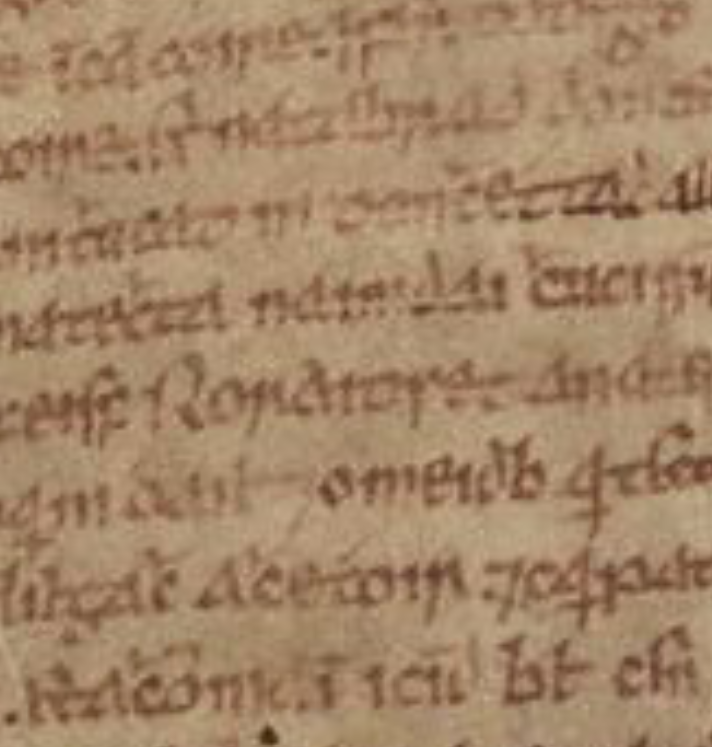
#> input picture Pic/pic1.png, 712 x 747 px, found by its file name
$ python Mix_im.py
#> lines starting #> are read from the running program, lines starting #| are printed output that depends on the picture
#!/usr/bin/env python3
# -*- coding: utf-8 -*-
"""
Created on Wed May 27 19:02:35 2020

@author: fangchenfeng
"""

# This is a script for trying the mixture of image containing documents
import matplotlib.pyplot as plt
import matplotlib.image as mpimg
import numpy as np

from sklearn.decomposition import FastICA

from skimage import data
from skimage.color import rgb2gray

n = 255

# load images and convert them
img1=mpimg.imread('pic1.png')
#> img1 is the input picture: shape (747, 712, 4) float32; mean R, G, B, A 0.643, 0.525, 0.408, 1
img2=mpimg.imread('pic2.png')
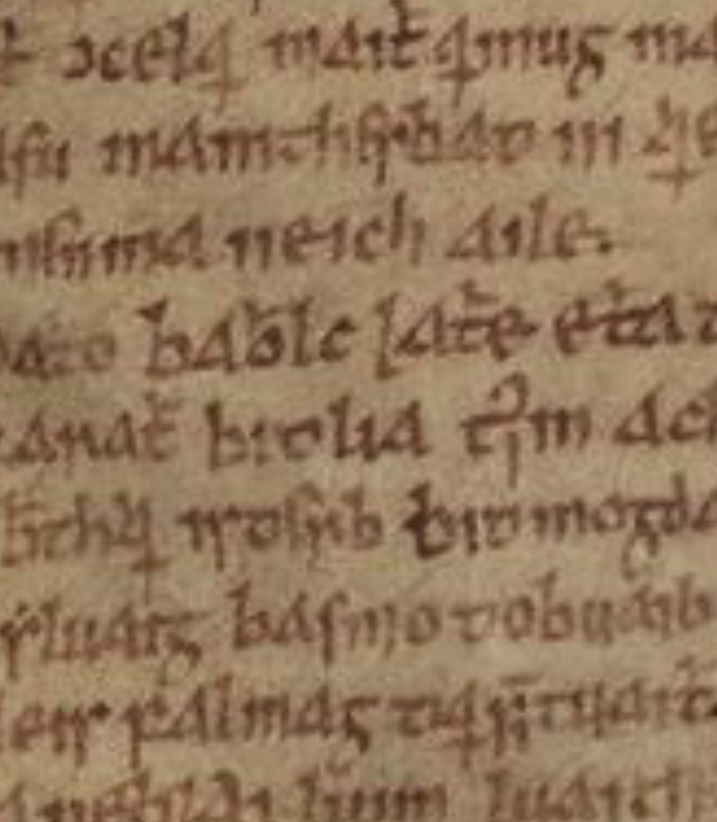
#> input picture Pic/pic2.png, 717 x 822 px, found by its file name
#> img2 is the input picture: shape (822, 717, 4) float32; mean R, G, B, A 0.581, 0.471, 0.36, 1

img1_gray = rgb2gray(img1)
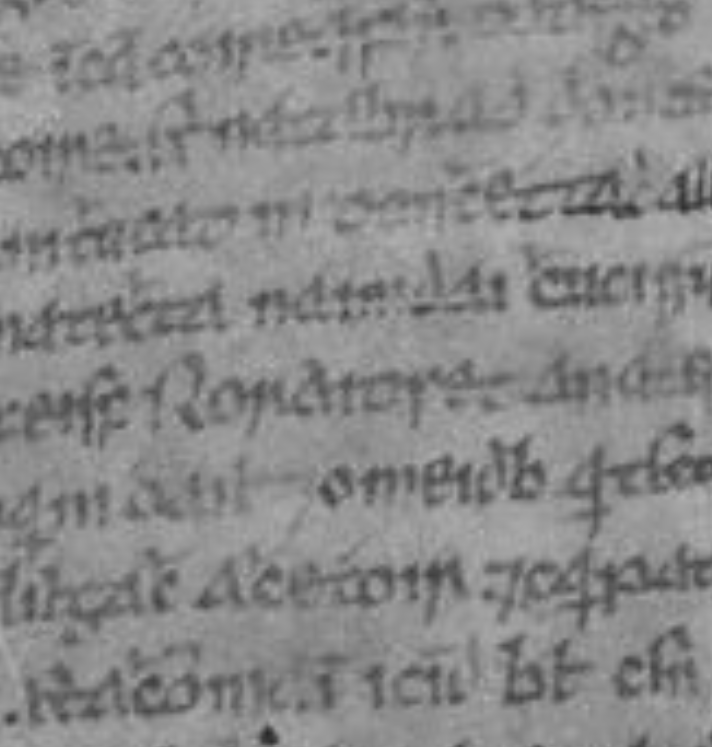
#> img1_gray: shape (747, 712) float32; min 0.149, max 0.712, mean 0.542
img2_gray = rgb2gray(img2)
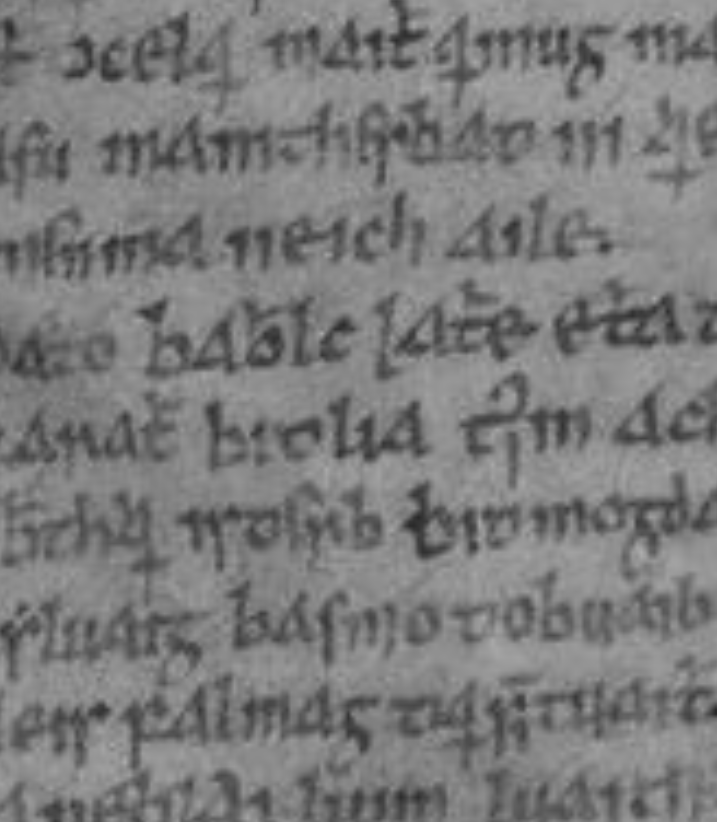
#> img2_gray: shape (822, 717) float32; min 0.154, max 0.682, mean 0.487

img1_gray_re = img1_gray[0:n,0:n]
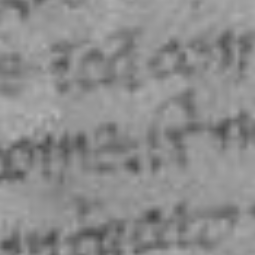
#> img1_gray_re: shape (255, 255) float32; min 0.255, max 0.712, mean 0.551
img2_gray_re = img2_gray[0:n,0:n]
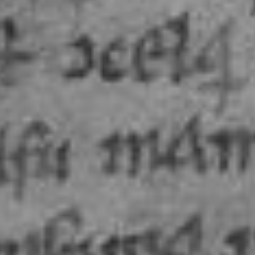
#> img2_gray_re: shape (255, 255) float32; min 0.174, max 0.629, mean 0.473

# [5 lines of commented-out code are left out]

plt.figure()
plt.imshow(img1_gray_re, cmap='gray')
plt.title("Ground truth 1")
plt.show

plt.figure()
plt.imshow(img2_gray_re, cmap='gray')
plt.title("Ground truth 2")
plt.show

# We mix them here

# create 2x(255*255) source matrix

source1 = np.matrix(img1_gray_re)
source1 = source1.flatten('F') #column wise

source2 = np.matrix(img2_gray_re)
source2 = source2.flatten('F') #column wise

source = np.stack((source1, source2))

# randomly generated mixing matrix
np.random.seed(0)
mixing_matrix = np.random.rand(2,2)
print("mixing_matrix = ", mixing_matrix)


# X = source * mixing_matrix - The mixed images

X = np.matmul(source.T, mixing_matrix)
#> X = 65025 pairs, first value 0.323 to 0.723, second value 0.367 to 0.804

# mix = [[0.6992, 0.7275], [0.4784, 0.5548]] #or use the matrix from the paper
# X = np.matmul(source.T, mix)

X1 = X[:,0]
X1 = np.reshape(X1, (n,n))
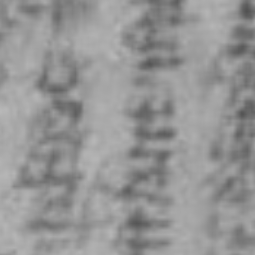
#> X1: shape (255, 255) float64; min 0.323, max 0.723, mean 0.587

#print(X1.min(), X1.max(), X1.mean())

X2 = X[:,0]
X2 = np.reshape(X2, (n,n))

#print(X2.min(), X2.max(), X2.mean())


#Show the mixed images

plt.figure()
plt.imshow(X1.T, cmap='gray')
plt.title("Mixed image 1")
plt.show

plt.figure()
plt.imshow(X2.T, cmap='gray')
plt.title("Mixed image 2")
plt.show

# FastICA algorithm

ica = FastICA(n_components=2)
#> (the run stopped early here; a loop or call above may not have finished)
